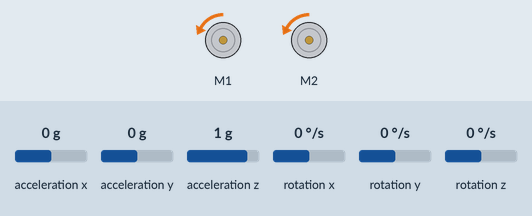
The sketch below on a simulated Arduino Leonardo, built with avr-gcc and run on an emulated ATmega32U4. On the bench: 2 × DC motor (green arrow = forward, orange = backward, longer = faster). The inputs (shaded band) are chosen by the test bench; at power-on: acceleration x 0 g, acceleration y 0 g, acceleration z 1 g, rotation x 0 °/s, rotation y 0 °/s, rotation z 0 °/s. What the sketch prints to the serial monitor is not drawn.

Above: at 3.0 s.
Timing chart, 0 to 4.5 s (numbered marks = the images above):
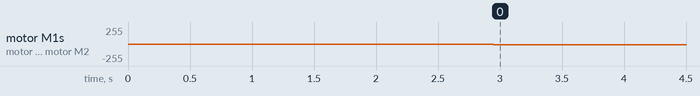

Measured:
- by itself, motor M1, motor M2: stopped → backward 12/255 at 2.9 s

The sketch:

pathControl.ino
```cpp
/*
  Odometry && Gyro Integration with teleoperate
*/
#include <Wire.h>
#include <Zumo32U4.h>
#include <math.h>

// zumo classes
Zumo32U4Encoders encoders;
Zumo32U4Motors motors;
Zumo32U4IMU imu;

// time variables
#define SAMPLERATE 10 // 5 millis =  200 Hz
// Odometry settings
#define GEAR_RATIO 75                                                    // Motor gear ratio 100.37
#define WHEELS_DISTANCE 98                                               // Distance between tracks
#define WHEEL_DIAMETER 37.5                                              // Wheels diameter measured 38.5
#define ENCODER_PPR 12                                                   // Encoder pulses per revolution
#define GYRO_SCALE 360 / 50829.33                                         // 70 mdps/LSB
float encoder2dist = WHEEL_DIAMETER * 3.14 / (ENCODER_PPR * GEAR_RATIO); // conversition of encoder pulses to distance in mm

class PIDController
{
private:
    float kp;                  // Proportional gain
    float ki;                  // Integral gain
    float kd;                  // Derivative gain
    float Ts;                  // Sampling time
    float integral;            // Integral accumulator
    float prev_error;          // Error from previous iteration
    float prev_derivative;     // Derivative from previous iteration
    float derivative;          // Current derivative value
    float alpha;               // Filter coefficient
    float filtered_derivative; // Filtered derivative value
    unsigned long last_time;

public:
    // Constructor
    PIDController(float Kp, float Ki, float Kd, float Alpha)
    {
        this->kp = Kp;
        this->ki = Ki;
        this->kd = Kd;
        this->Ts = 0;
        this->alpha = Alpha;
        this->integral = 0.0;
        this->prev_error = 0.0;
        this->prev_derivative = 0.0;
        this->derivative = 0.0;
        this->filtered_derivative = 0.0;
        this->last_time = 0;
    }

    // PID control function
    float pid_control(float setpoint, float process_variable)
    {

        // Calculate time since last sample
        unsigned long current_time = millis();
        float dt = (current_time - last_time) / 1000.0; // convert to seconds
        this->last_time = current_time;

        // Update Ts
        this->Ts = dt;

        // Calculate error
        float error = setpoint - process_variable;

        // Calculate integral term
        this->integral += error * this->Ts;

        // Calculate derivative term with FIR filter
        this->derivative = (error - this->prev_error) / this->Ts;
        this->filtered_derivative = this->alpha * this->derivative + (1 - this->alpha) * this->prev_derivative;

        // Calculate control signal
        float control_signal = this->kp * error + this->ki * this->integral + this->kd * this->filtered_derivative;

        // Store previous error and derivative for next iteration
        this->prev_error = error;
        this->prev_derivative = this->filtered_derivative;

        return control_signal;
    }
};

class GyroHandler
{
private:
    // imu Fusion
    float gyroAngle = 0;
    int32_t gyroOffset_z = -16;
    float gyroz = 0;
    unsigned long lastMillis = 0;
    unsigned long lastMicros = 0;

public:
    float dt_time;

    GyroHandler()
    {
        if (!imu.init())
        {
            // Failed to detect the compass.
            ledRed(1);

                Serial.println(F("Failed to initialize IMU sensors."));
                delay(100);
        }

        imu.enableDefault();
        //        imu.configureForTurnSensing();

        this->gyroAngle = 0;
        //        this->gyroOffset_z = -16;
        this->gyroz = 0;
        // take time stamp
        this->lastMillis = millis();
        this->lastMicros = micros();
        this->gyroOffset();
        this->angleOffset();
    }

    // gyro calibration
    void gyroOffset()
    {
        delay(1); // delay before starting gyro readings for offset
        int32_t total = 0;
        for (uint16_t i = 0; i < 1024; i++)
        {
            // Wait for new data to be available, then read it.
            while (!imu.gyroDataReady())
            {
            }
            imu.readGyro();

            // Add the Z axis reading to the total.
            total += imu.g.z;
        }
        this->gyroOffset_z = total / 1024;
    }

    // gyro calibration
    void angleOffset()
    {
        delay(1); // delay before starting gyro readings for offset
        float total = 0;
        for (uint16_t i = 0; i < 1024; i++)
        {
            total += this->gyroIntegration(true);
        }
        float angleOffset_z = total / 1024;
        this->gyroAngle -= angleOffset_z;
    }

    // gyroIntegration
    float gyroIntegration(bool motorsState)
    {
        //(90.0/1283.0 / 717.0)*90
        this->update_dt();
        imu.readGyro();
        this->gyroz = ((float)(imu.g.z - (float)this->gyroOffset_z)) * GYRO_SCALE;
        if (motorsState)
            this->gyroAngle += (float)(this->gyroz * this->dt_time); // integrate when in motion
        return this->gyroAngle;
    }

    void update_dt()
    {
        this->lastMillis = millis();
        // calculate dt sample
        unsigned long dtMicros = micros() - lastMicros;
        this->lastMicros = micros();
        this->dt_time = float(dtMicros) / 1000000.0;
    }
};

class OdometryHandler
{
public:
    float theta;
    float posx;
    float posy;
    bool external_theta;
    OdometryHandler(bool external_theta = true)
    {
        this->theta = 0;
        this->posx = 0;
        this->posy = 0;
        this->external_theta = external_theta;
    }

    void odometry(bool motorsState, float new_theta = 0)
    {
        // encoder read
        int16_t countsLeft = encoders.getCountsAndResetLeft();
        int16_t countsRight = encoders.getCountsAndResetRight();
        float dx_1 = countsRight * encoder2dist;
        float dx_2 = countsLeft * encoder2dist;
        float d_theta;
        if (this->external_theta)
        {
            d_theta = new_theta - this->theta;
        }
        else
        {
            d_theta = float(dx_1 - dx_2) / WHEELS_DISTANCE;
        }

        this->posx += cos(theta + d_theta / 2) * (dx_1 + dx_2) / 2;
        this->posy += sin(theta + d_theta / 2) * (dx_1 + dx_2) / 2;
        this->theta += d_theta;
    }
};

class PositionHandler
{
private:
    float theta;
    float posx;
    float posy;
    bool external_theta;
    OdometryHandler *odometryHandler;
    GyroHandler *gyroHandler;

public:
    PositionHandler(bool external_theta = true)
    {
        this->theta = 0;
        this->posx = 0;
        this->posy = 0;
        this->external_theta = external_theta;
        this->gyroHandler = new GyroHandler();
        this->odometryHandler = new OdometryHandler();
    }

    void update(bool motorsState)
    {
        this->theta = gyroHandler->gyroIntegration(motorsState);
        if (this->external_theta)
        {
            odometryHandler->odometry(motorsState, this->theta);
        }
        else
        {
            odometryHandler->odometry(motorsState);
        }
        this->posx = this->odometryHandler->posx;
        this->posy = this->odometryHandler->posy;
    }

    float getx(bool motorsState)
    {
        this->update(motorsState);
        return this->posx;
    }

    float gety(bool motorsState)
    {
        this->update(motorsState);
        return this->posy;
    }
    float getTheta(bool motorsState)
    {
        this->update(motorsState);
        return this->theta;
    }
};

enum rotateAxis
{
    middle = 0,
    right = 1,
    left = 2
};

class WheelsSpeed
{
public:
    float right, left;

public:
    WheelsSpeed(float rigt, float left)
    {
        this->right = right;
        this->left = left;
    }
};


void move_forward(PositionHandler *positionHandler, float distance)
{
    // float Ts = 0.01;
    // float distance_control_signal = 0.0; // Initialize the control signal to 0
    // float kp = 0.1;                      // Proportional gain
    // float ki = 0.01;                     // Integral gain
    // float kd = 0.0;                      // Derivative gain
    // float integral = 0.0;                // Integral accumulator
    // float alpha = 0.1;                   // Filter coefficient
    // float desiredDistance = distance;
    // // PIDController distance_pid_controller(0.1, 0.01, 0, 0.1);
    // int rightMotor = 0;
    // int leftMotor = 0;
    // bool motorsState = false;
    // Vector2D current_position(positionHandler->getx(motorsState), positionHandler->gety(motorsState));
    // float initialAngle = positionHandler->getTheta(motorsState);
    // Vector2D distanceVector(sin(initialAngle), cos(initialAngle));
    // distanceVector = distanceVector * distance;

    // Vector2D desired_position = current_position + distanceVector;
    // distance = (desired_position - current_position).norm();
    // float stime = millis();
    // while (distance < 10)
    // {
    //     if (millis()- stime > 10*1000){
    //                 break;
    //     }
    //     motorsState = (leftMotor || rightMotor) == 0 ? 0 : 1;
    //     distance = (desired_position - current_position).norm();
    //     distance_control_signal = distance_pid_controller.pid_control(desiredDistance, distance);
    //     leftMotor = (int)distance_control_signal / 2;
    //     rightMotor = (int)distance_control_signal / 2;

    //     motors.setLeftSpeed(leftMotor);
    //     motors.setRightSpeed(rightMotor);
    //     delay(Ts);
    // }
}


/// Start ///
PositionHandler * positionHandler;
PIDController distance_pid_controller(0.1, 0.01, 0, 0.1);
PIDController angle_pid_controller(3, 0.2, 0, 0.1);
PIDController velocity_pid_controller(400, 0.1, 0, 0.1);
bool motorsState;
float gyroAngle, angle_control_signal, actual_velocity, Ts, velocity_control_signal;
int axis = middle;
float desired_angle = 90;
int leftMotor, rightMotor;
void setup()
{
    Wire.begin();
    // initialize serial:
    Serial.begin(9600);
    positionHandler = new PositionHandler(true);
    leftMotor = 0;
    rightMotor=0;
    Ts = 0.01;
    // move_forward(&positionHandler, 10);
}

void loop()
{
    motorsState = (leftMotor || rightMotor) == 0 ? 0 : 1;
    gyroAngle = positionHandler->getTheta(motorsState);
    //Serial.println(gyroAngle);

    int16_t leftCount = encoders.getCountsAndResetLeft();
    int16_t RightCount = encoders.getCountsAndResetRight();
    actual_velocity = ((leftCount + RightCount) / 2) * encoder2dist / Ts;
    velocity_control_signal = velocity_pid_controller.pid_control(actual_velocity, 0.05);
    angle_control_signal = angle_pid_controller.pid_control(desired_angle, gyroAngle);

    switch (axis)
        {
        case right:
            leftMotor = 0;
            rightMotor = (int)angle_control_signal;
            break;
        case left:
            // Apply the control signal to the motors
            leftMotor = (int)-1 * angle_control_signal;
            rightMotor = 0;

            break;

        default:
            // Apply the control signal to the motors
            leftMotor = (int)-1 * angle_control_signal / 2;
            rightMotor = (int)angle_control_signal / 2;
            break;
        }
        motors.setLeftSpeed(velocity_control_signal);
        motors.setRightSpeed(velocity_control_signal);

    // turn_degrees(positionHandler, 90, middle);
    // move_forward(positionHandler, 1000);
    Serial.println(gyroAngle);
    Serial.println("In main loop");
    delay(Ts*1000);
}
```

pidController.cpp
```cpp
class PIDController {
public:
    PIDController(float kp, float ki, float kd)
        : Kp(kp), Ki(ki), Kd(kd), integral(0), prev_error(0), prev_derivative(0), filtered_derivative(0) {}

    float calculate(float setpoint, float process_variable) {
        // Calculate time since last sample
        unsigned long current_time = millis();
        float dt = (current_time - last_time) / 1000.0; // convert to seconds
        last_time = current_time;

        // Update Ts
        Ts = dt;

        // Calculate error
        float error = setpoint - process_variable;

        // Calculate integral term
        integral += error * Ts;

        // Calculate derivative term with FIR filter
        derivative = (error - prev_error) / Ts;
        filtered_derivative = alpha * derivative + (1 - alpha) * prev_derivative;

        // Calculate control signal
        float control_signal = Kp * error + Ki * integral + Kd * filtered_derivative;

        // Store previous error and derivative for next iteration
        prev_error = error;
        prev_derivative = filtered_derivative;

        return control_signal;
    }

private:
    const float Kp;
    const float Ki;
    const float Kd;
    const float alpha = 0.1;
    float integral;
    float prev_error;
    float prev_derivative;
    float derivative;
    float filtered_derivative;
    float Ts = 0.01;
    unsigned long last_time = millis();
};
```
